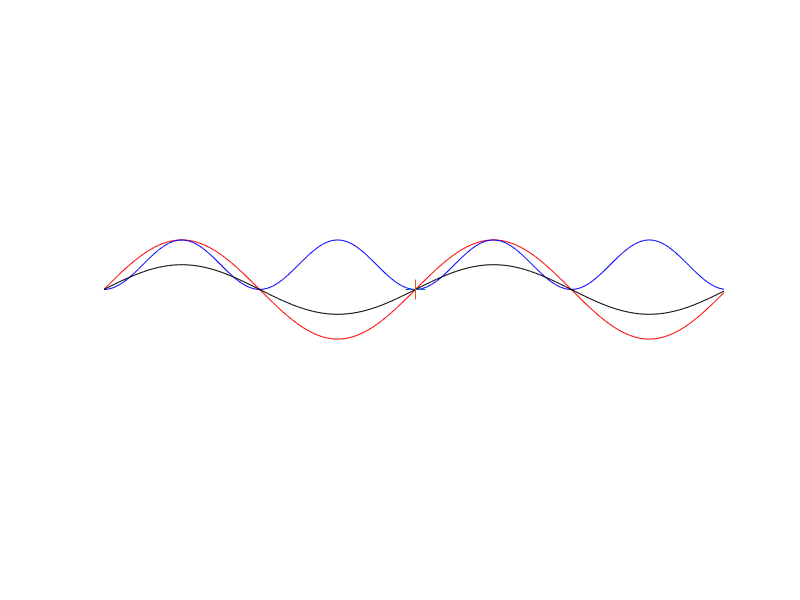

This figure's MATLAB source:
#!/usr/bin/octave
x = [-6.28:0.1:6.28];
y1 = sin(x);
y2 = sin(x).^2;
y3 = sin(x)./2;
clf;
hold on
plot(x,y1,'r')
plot(x,y2,'b')
plot(x,y3,'k')
axis equal
axis off
plot([-0.2,0.2],[0,0])
plot([0,0],[-0.2,0.2])
print -dpdf f1c.pdf

